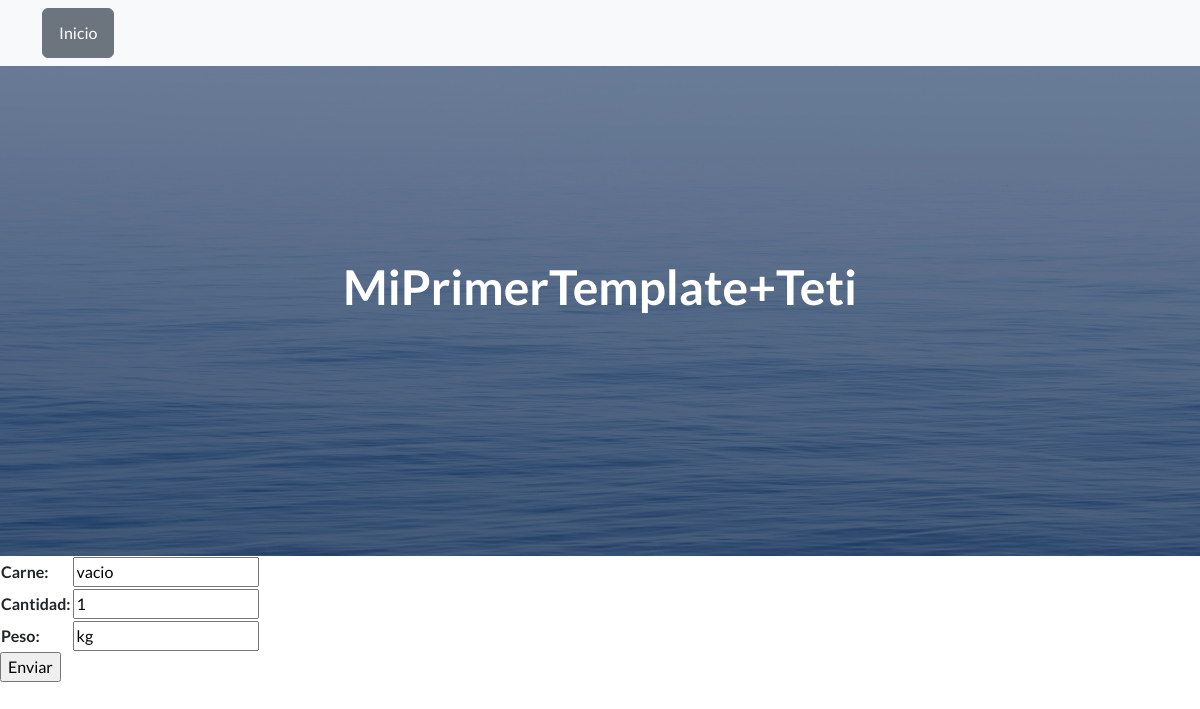
/app1/editar_carne/13/, run on the app's committed database.
### app1/models.py (models this page shows, shortened)
class Carniceria(models.Model):
    id = models.AutoField(primary_key=True)
    carne = models.CharField(max_length=100)
    cantidad = models.IntegerField()
    peso = models.CharField(max_length=100, default="0.0")

### app1/views.py (the view)
# urls.py: path('editar_carne/<carne_id>/', views.editar_carne, name='editar_carne'),
def editar_carne(request, carne_id):
    c = Carniceria.objects.get(pk=carne_id)
    if request.method == "POST":
        mi_formulario = Carniceriaform(request.POST)
        print(mi_formulario)
        if mi_formulario.is_valid():
            informacion = mi_formulario.cleaned_data
            c.carne = informacion['carne']
            c.peso = informacion['peso']
            c.cantidad = informacion['cantidad']
            c.save()
            return redirect('app1:leer_carne')
    else:
        mi_formulario = Carniceriaform(initial={'carne': c.carne, 'peso': c.peso, 'cantidad': c.cantidad})
    return render(request, "editar_carne.html", {"mi_formulario": mi_formulario})

### app1/forms.py
class Carniceriaform(forms.ModelForm):
    class Meta:
        model = Carniceria
        fields = '__all__'

### Template/editar_carne.html (shortened to what this page needs)
{% extends 'index.html' %}
{% block content %}
    <form action="" method="POST">{% csrf_token %}
        <table>
            {{ mi_formulario.as_table}}
        </table>
        <input type="submit", value="Enviar">
    </form>
{% endblock %}

### data on the page
Carniceria: carne "vacio", cantidad "1", peso "kg"
